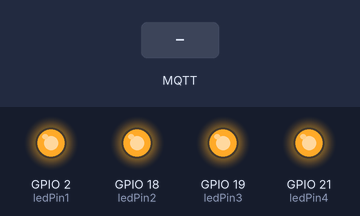
Recording of a program running on a simulated ESP32. Parts: output pins drawn as LEDs (lit = HIGH). The test bench sets the inputs (shaded band). WiFi joins after 1.5 s; servers stay silent unless stated; no MQTT or app messages arrive unless stated; what the program prints to the serial monitor is not drawn.

Above: at 2.7 s.
2.8 s: MQTT message "1" arrives on the first subscribed topic
At 3.2 s:
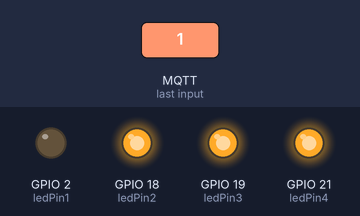
4.3 s: MQTT message "3" arrives on the first subscribed topic
At 5.5 s:
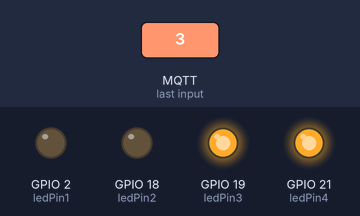
5.8 s: MQTT message "2" arrives on the first subscribed topic
At 6.7 s:
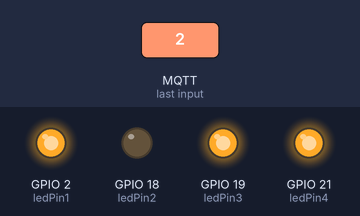
7.3 s: MQTT message "5" arrives on the first subscribed topic
At 7.8 s:
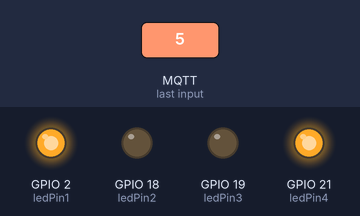
8.8 s: MQTT message "4" arrives on the first subscribed topic
At 10.0 s:
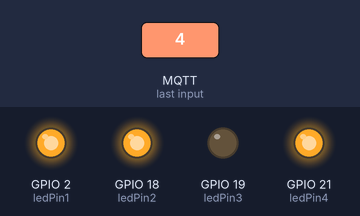
10.3 s: MQTT message "7" arrives on the first subscribed topic
At 11.3 s:
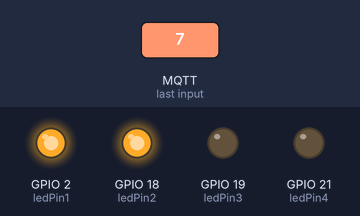
Timing chart, 0 to 12.8 s (numbered marks = the images above; inputs shaded):
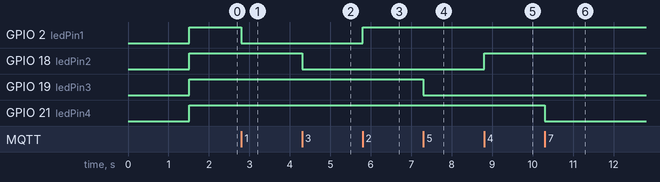

The program:

main.cpp
```cpp
#include <Arduino.h>
#include <WiFi.h>
#include <PubSubClient.h>
#include <Wire.h>
long lastSendTime1=0;
int  interval1=5000;
const char* ssid = "Vulp";
const char* password = "admin12345a";
const char* mqttServer = "ec2-35-168-210-54.compute-1.amazonaws.com";
const int mqttPort = 1883;
const char* mqttUser = "sachinrana2k18";
const char* mqttPassword = "admin12345a";
void setup_wifi(void);
void reconnect(void);
void callback(char*, byte*, unsigned int);
WiFiClient espClient;
PubSubClient client(espClient);
long lastMsg = 0;
char payload[100];
int value = 0;
const int ledPin1 = 2;
const int ledPin2 = 18;
const int ledPin3 = 19;
const int ledPin4 = 21;
void setup() {
  Serial.begin(9600);
  setup_wifi();
  client.setServer(mqttServer, 1883);
  client.setCallback(callback);
  pinMode(ledPin1, OUTPUT);
  pinMode(ledPin2, OUTPUT);
  pinMode(ledPin3, OUTPUT);
  pinMode(ledPin4, OUTPUT);
  digitalWrite(ledPin1, HIGH);
  digitalWrite(ledPin2, HIGH);
  digitalWrite(ledPin3, HIGH);
  digitalWrite(ledPin4, HIGH);
}

void setup_wifi() {
  delay(10);
  // We start by connecting to a WiFi network
  Serial.println();
  Serial.print("Connecting to ");
  Serial.println(ssid);
  WiFi.begin(ssid, password);
  while (WiFi.status() != WL_CONNECTED) {
    delay(500);
    Serial.print(".");
  }
  Serial.println("");
  Serial.println("WiFi connected");
  Serial.println("IP address: ");
  Serial.println(WiFi.localIP());
}

void callback(char* topic, byte* message, unsigned int length) {
//  Serial.print("Message arrived on topic: ");
  Serial.print(topic);
  Serial.print(". Message: ");
  String messageTemp;

  for (int i = 0; i < length; i++) {
    Serial.print((char)message[i]);
    messageTemp += (char)message[i];
  }

  if (String(topic) == "arnowa/cmd") {
    //Serial.print("Changing output to ");
    if(messageTemp == "1"){
      //Serial.println("on");
      digitalWrite(ledPin1, LOW);
    }
    if(messageTemp == "2"){
      //Serial.println("off");
      digitalWrite(ledPin1, HIGH);
    }
    if(messageTemp == "3"){
      //Serial.println("on");
      digitalWrite(ledPin2, LOW);
    }
    if(messageTemp == "4"){
      //Serial.println("off");
      digitalWrite(ledPin2, HIGH);
    }
    if(messageTemp == "5"){
      //Serial.println("on");3
      digitalWrite(ledPin3, LOW);
    }
    if(messageTemp == "6"){
      //Serial.println("off");
      digitalWrite(ledPin3, HIGH);
    }
    if(messageTemp == "7"){
      //Serial.println("on");
      digitalWrite(ledPin4, LOW);
    }
    if(messageTemp == "8"){
      //Serial.println("off");
      digitalWrite(ledPin4, HIGH);
    }
  }
}

void reconnect() {
  while (!client.connected()) {

    Serial.print("Attempting MQTT connection...");
    // Attempt to connect
    if (client.connect("ESP8266Client", mqttUser,mqttPassword)) {
      Serial.println("connected");
      // Subscribe
      client.subscribe("arnowa/cmd");
    } else {
      Serial.print("failed, rc=");
      Serial.print(client.state());
      Serial.println(" try again in 5 seconds");
      // Wait 5 seconds before retrying
      delay(5000);
    }
  }
}

void loop() {

 if (!client.connected()) {
   setup_wifi();
    reconnect();
  }
  client.loop();
  if (millis() - lastSendTime1 > interval1)
 {
   client.publish("test","pinging");
   lastSendTime1 = millis();
 }
}
```

Measured:
- after the input at 2.8 s, GPIO 2 (ledPin1): HIGH → LOW at once
- after the input at 4.3 s, GPIO 18 (ledPin2): HIGH → LOW at once
- after the input at 5.8 s, GPIO 2 (ledPin1): LOW → HIGH at once
- after the input at 7.3 s, GPIO 19 (ledPin3): HIGH → LOW at once
- after the input at 8.8 s, GPIO 18 (ledPin2): LOW → HIGH at once
- after the input at 10.3 s, GPIO 21 (ledPin4): HIGH → LOW at once
